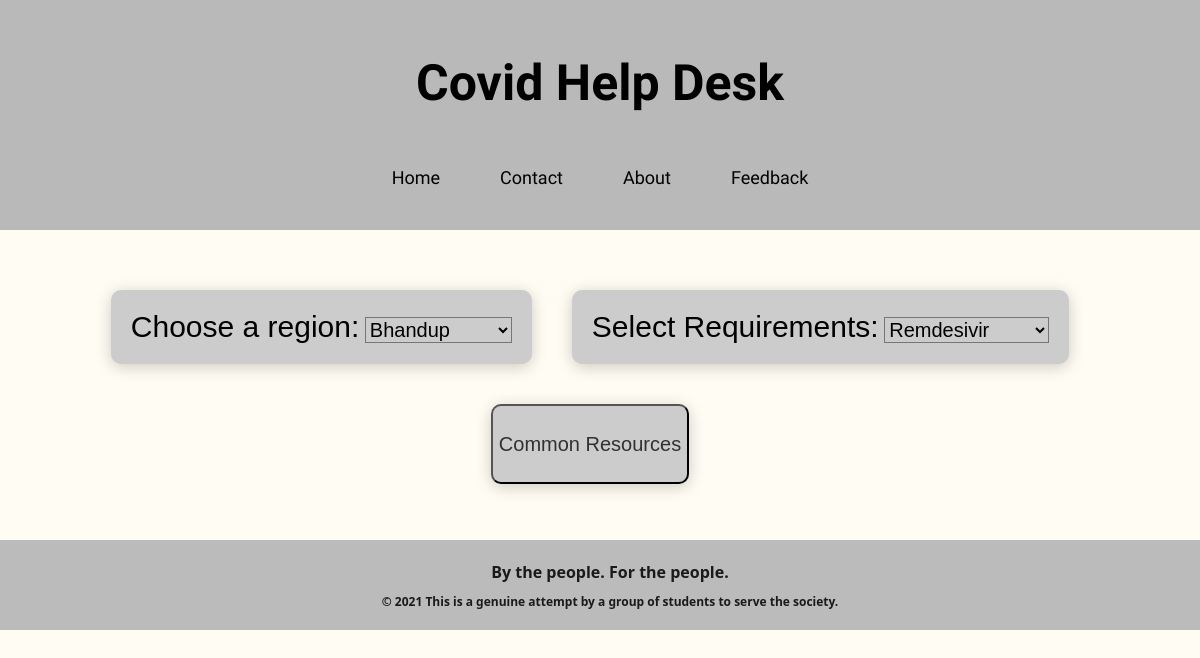
Page /posts on the earlier database version.
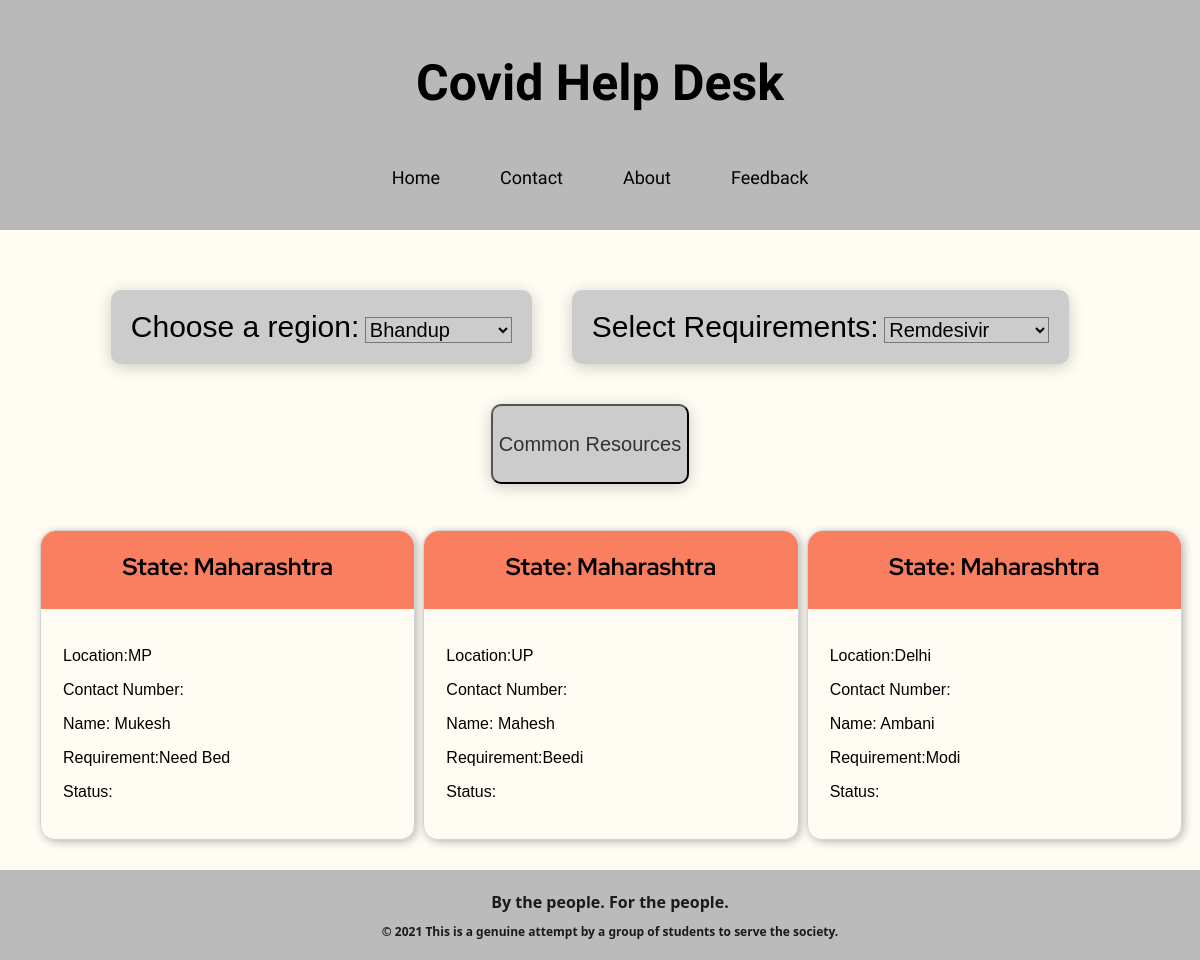
Same page on the later database version.
### receiver/models.py (models this page shows, shortened)
class Needy(models.Model):
    name = models.CharField(max_length=200)
    pub_date = models.DateTimeField('date published')
    req = models.CharField(default='', max_length=200)
    state_choice = models.CharField(default='', max_length=200)

### receiver/views.py (the view)
# urls.py: path('posts', views.posts, name='posts'),
def posts(request):
    posts = Needy.objects.all()
    return render(request, 'posts.html', {'posts': posts})

### receiver/templates/posts.html (shortened to what this page needs)
{% extends 'base.html'%}
<!-- {% load static %}
{% block content %}
{% load static %}
<link rel="stylesheet" href="{% static 'cards.css' %}" type="text/css" />
<div class="selection_box">
    <div class="Regiondropdown">
        <div id="SelectRegion">
            <label id="LabelText">Choose a region:</label>
            <select id="Options">
                <optgroup label="Mumbai">
                    <option id="OptionText">Bhandup</option>
                </optgroup>
            </select>
        </div>
    </div>
    <div class="Requirementdropdown">
        <div id="SelectRequirement">
            <label id="LabelText">Select Requirements:</label>
            <select id="Options">
                <option>Remdesivir</option>
            </select>
        </div>
    </div>
    <div class="resources_button">
        <button id="CommonResources">Common Resources</button>
    </div>
</div>
<div class="whole_card">
    {% for post in posts %}
    <div class="card1">
        <div class="State" style="color: black;">
            <h2>State: Maharashtra</h2>
        </div>
        <div class="container">
            <p>Location:{{post.state_choice}}</p>
            <p>Contact Number: </p>
            <p>Name: {{post.name}}</p>
            <p>Requirement:{{post.req}}
            </p>
            <p>Status: </p>
        </div>
    </div>
    {% endfor %}
</div>
{% endblock %}

### receiver/templates/base.html (shortened to what this page needs)
{% load static %}
<!DOCTYPE html>
<html>
<head>
    <link rel="stylesheet" type="text/css" href="{% static 'base_style.css' %}" />
</head>
<body>
    <div class="header">
        <h1 style="text-align:center; font-size:  50px; flex: 60%;">Covid Help Desk</h1>
        <div class="header-right">
            <a class="active" href="/">Home</a>
            <a href="#contact">Contact</a>
            <a href="#about">About</a>
            <a href="#feedback">Feedback</a>
        </div>
    </div>
    {% block content %}
    {% endblock %}
    <footer>
        <div class="footer">
            <p class="w">
            <h1>By the people. For the people.</h1>
            <h2> &copy; 2021 This is a genuine attempt by a group of students to serve the society.</h2>
            </p>
        </div>
    </footer>
</body>
</html>

### receiver/static/base_style.css (style rules this page uses)
body, head { height: 100%; margin: 0; margin: 30px; font-family: Arial, Helvetica, sans-serif; background-color: #fffcf3; }
.header { overflow: hidden; background-color: rgb(185, 185, 185); padding: 20px 10px; margin: -30px; margin-bottom: 20px; font-family: "Oxygen", sans-serif; display: flex; flex-direction: column; }
.header a { float: left; color: black; text-align: center; padding: 20px; padding-right: 30px; padding-left: 30px; text-decoration: none; font-size: 18px; line-height: 25px; border-radius: 4px; }
.header-right { margin: auto; }
.footer { left: 0; bottom: 0; width: 100vmax; background-color: rgb(187, 187, 187); color: rgb(26, 26, 26); text-align: center; font-family: "Segoe UI", Tahoma, Geneva, Verdana, sans-serif; font-size: 8px; padding: 10px; margin-left: -30px; margin-right: -30px; margin-top: 20px; margin-bottom: -30px; }

### receiver/static/cards.css (style rules this page uses)
.selection_box { width: 100%; height: 100px; display: flex; flex-direction: row; justify-content: center; align-items: center; }
.Regiondropdown { margin: 10px; padding: 10px; }
.Regiondropdown option { margin: 20px; padding: 20px; }
#SelectRegion { border-radius: 10px; padding: 20px; background-color: rgb(204, 204, 204); box-shadow: 0 3px 1rem rgb(0 0 0 / 20%); }
.Requirementdropdown { margin: 10px; padding: 10px; }
#SelectRequirement { border-radius: 10px; padding: 20px; background-color: rgb(204, 204, 204); box-shadow: 0 3px 1rem rgb(0 0 0 / 20%); }
#LabelText { font-family: "Gill Sans", "Gill Sans MT", Calibri, "Trebuchet MS", sans-serif; font-size: 30px; }
#Options { background-color: rgb(204, 204, 204); font-size: 20px; }
.resources_button { margin: 10px; padding: 10px; }
#CommonResources { height: 80px; background-color: rgb(204, 204, 204); border-radius: 10px; font-family: "Gill Sans", "Gill Sans MT", Calibri, "Trebuchet MS", sans-serif; color: rgb(49, 49, 49); text-align: center; text-decoration: none; font-size: 20px; box-shadow: 0 3px 1rem rgb(0 0 0 / 20%); cursor: pointer; }
.whole_card { margin-top: 100px; display: grid; grid-template-columns: repeat(4, 1fr); grid-gap: 20px; }
.whole_card p { font-family: "Franklin Gothic Medium", "Arial Narrow", Arial, sans-serif; }
.card1, .card2, .card3 { margin: 10px; width: 100%; display: flex; flex-direction: column; border: 1px rgb(211, 211, 211) solid; border-radius: 15px; box-shadow: 2px 2px 9px rgb(182, 182, 182); }
.State { height: 78px; background: rgb(250, 127, 96); color: white; text-align: center; border-top-right-radius: 15px; border-top-left-radius: 15px; font-family: "Red Hat Display", sans-serif; }
.container { padding: 12px; margin: 10px; color: rgb(0, 0, 0); }
@media only screen and (max-width: 1400px) { .whole_card { display: grid; grid-template-columns: repeat(3, 1fr); grid-gap: 10px; } }
@media only screen and (max-width: 1400px) { .selection_box { margin: 40px; font-size: 10px; flex-wrap: wrap; } }
@media only screen and (max-width: 1400px) { .Regiondropdown { font-size: 20px; } }
@media only screen and (max-width: 1400px) { .Requirementdropdown { font-size: 20px; } }
@media only screen and (max-width: 1250px) { .selection_box { margin-left: -10px; margin-bottom: 150px; font-size: 10px; flex-wrap: wrap; } }
@media only screen and (max-width: 1250px) { .Regiondropdown { font-size: 20px; } }
@media only screen and (max-width: 1250px) { .Requirementdropdown { font-size: 20px; } }

Differences in the rows shown:
added Needy: state_choice "MP", name "Mukesh", req "Need Bed"
added Needy: state_choice "UP", name "Mahesh", req "Beedi"
added Needy: state_choice "Delhi", name "Ambani", req "Modi"
